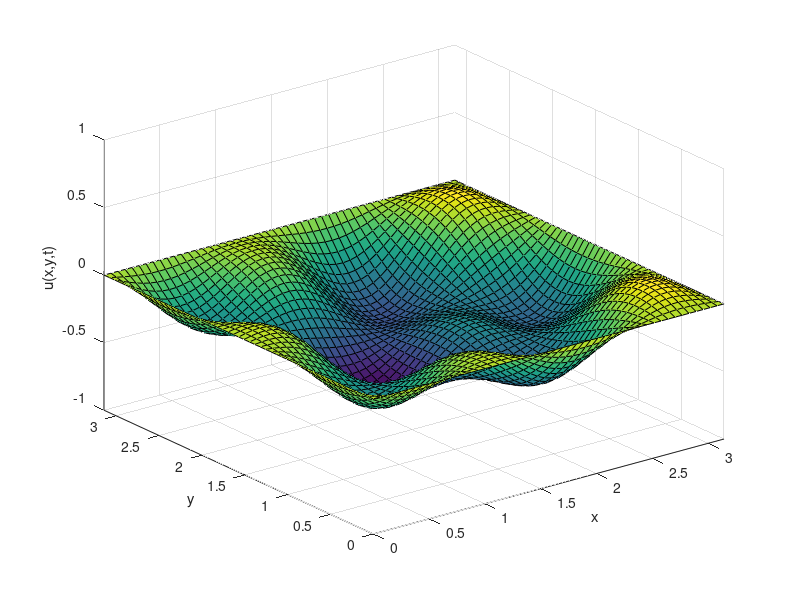

Source code (MATLAB):
function Rmembrane1

tmax=6;
t=0:tmax/50:tmax;
x=0:pi/50:pi;
y=0:pi/50:pi;
[X,Y]=meshgrid(x,y);

function u=solution(x,y,t)
 u=cos(sqrt(2).*t).*sin(x).*sin(y)+ ...
 sin(5*t).*sin(4.*x).*sin(3.*y)/5;
end

 for k = 1:length(t)
     
 Z=solution(X,Y,t(k));
 surf(X,Y,Z);
 grid on;
axis([0 pi 0 pi -1 1]);
xlabel('x');
ylabel('y');
 zlabel('u(x,y,t)');

getframe;
end

end
